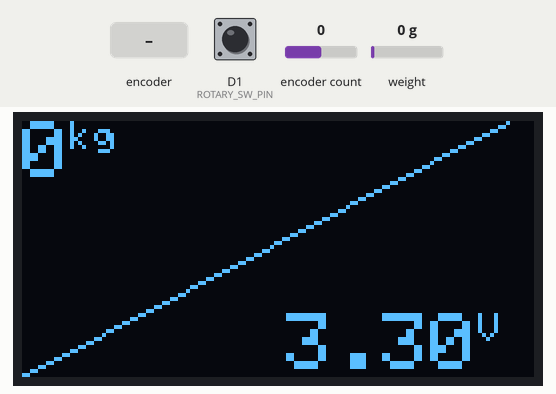
Simulated run of this sketch. Board: Arduino MKR. On the bench: 128×64 one-colour display. Inputs (shaded band) come from the test bench; at power-on: encoder count 0, weight on the scale 0 g, D1 (ROTARY_SW_PIN) HIGH. What the sketch prints to the serial monitor is not drawn.

Above: at 1.6 s.
1.7 s: rotary encoder on D1 (ROTARY_SW_PIN) / D7 (DT_PIN) turned 3 steps (first pin leading)
At 3.4 s:
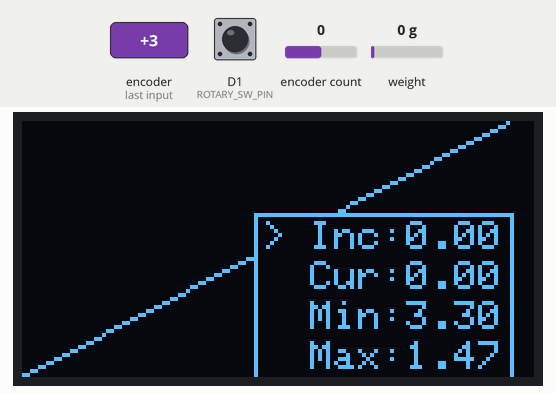
4.6 s: encoder count set to 1
At 7.4 s:
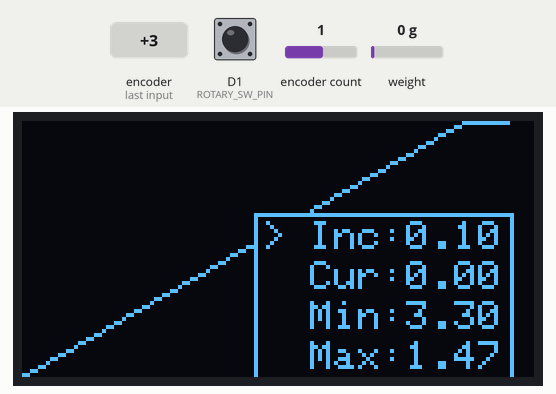
7.7 s: weight on the scale set to 1250 g
At 11.7 s:
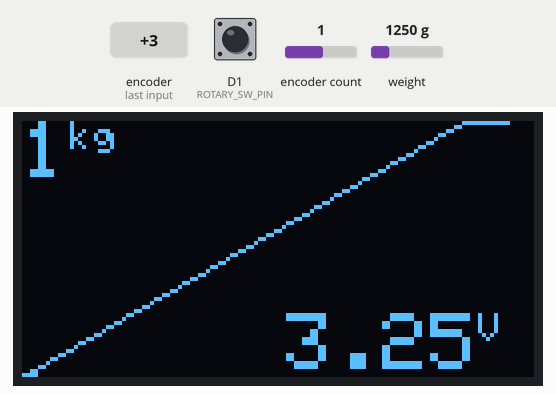
11.9 s: weight on the scale set to 100 g
At 13.0 s:
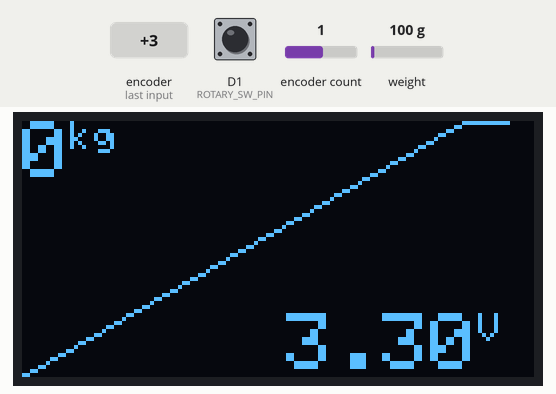
13.8 s: weight on the scale set to 2500 g
At 15.2 s:
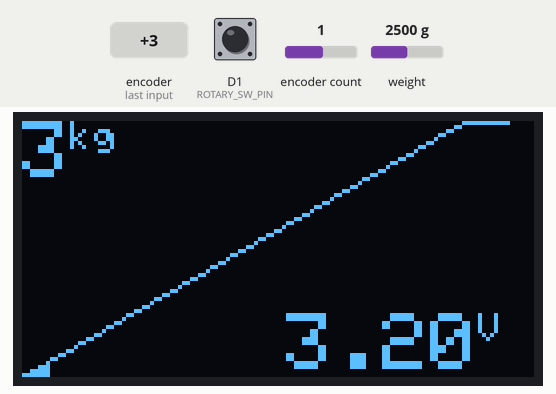
Timing chart, 0 to 16.8 s (numbered marks = the images above; inputs shaded):
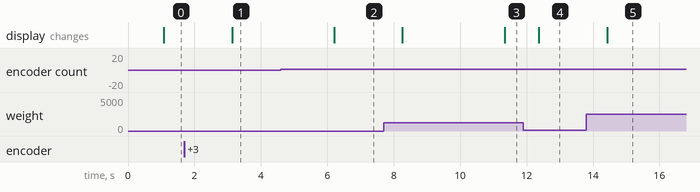

Measured:
- after the input at 1.7 s, the display: changes after 1.4 s (image 1)
- after the input at 4.6 s, the display: changes after 1.6 s (image 2)
- after the input at 7.7 s, the display: first changes after 0.56 s (image 3 shows a later state)
- after the input at 11.9 s, the display: changes after 0.47 s (image 4)
- after the input at 13.8 s, the display: changes after 0.62 s (image 5)

The sketch:

G29BS_V2_010_novos_fatores_calibracao.ino
```cpp
/*
  Programa: Simulador de Freio com Saída Analógica
  Autor: Renato Brant
  Data: 06/12/2024
  Versão: v2.010

  Histórico de Modificações:
  - v2.010: Atualizados os valores de calibração da célula de carga para maior precisão:
           Offset = -598930
           Fator de Calibração = -20442.525391.
           Manutenção da alta velocidade de leitura do sistema.
*/

#include <Wire.h>
#include <Adafruit_MCP4725.h>
#include <HX711.h>
#include <Adafruit_GFX.h>
#include <Adafruit_SSD1306.h>
#include <Encoder.h>
#include <FlashStorage.h>

// Definições dos pinos
#define DT_PIN 7
#define SCK_PIN 6
#define ROTARY_CLK_PIN 3
#define ROTARY_DT_PIN 2
#define ROTARY_SW_PIN 1
#define OLED_RESET -1

// Objetos para os periféricos
HX711 scale;
Adafruit_MCP4725 dac;
Adafruit_SSD1306 display(128, 64, &Wire, OLED_RESET);
Encoder rotaryEncoder(ROTARY_CLK_PIN, ROTARY_DT_PIN);

// Estrutura para armazenar configurações
struct Config {
  float maxVoltage;   // Tensão máxima ajustável
  float minVoltage;   // Tensão mínima ajustável
  float curveFactor;  // Inclinação da curva
  float curvature;    // Nível de curvatura (exponencial ou logarítmica)
};
FlashStorage(flashConfig, Config);  // Aloca espaço na memória flash

// Configurações iniciais padrão
float maxVoltage = 3.3;
float minVoltage = 1.47;
float curveFactor = 0.0;
float curvature = 0.0;
int lastEncoderPosition = 0;
bool buttonPressed = false;
int configMode = 0;  // 0 = Inclinação, 1 = Curvatura, 2 = Vmax, 3 = Vmin

// **Valores de calibração ajustados**
const float CALIBRATION_FACTOR = -20442.525391; // Atualizado
const long OFFSET = -598930;                    // Atualizado
float pressure = 0;

// Controle gráfico
const int GRAPH_WIDTH = 122;
const int GRAPH_HEIGHT = 64;

float outputVoltage = 0;

// Controle do menu de configurações
bool showConfigMenu = false;
unsigned long lastInteraction = 0;
const unsigned long CONFIG_TIMEOUT = 5000;

// Função: Configuração inicial do sistema
void setup() {
  Serial.begin(115200);
  Serial.println("Iniciando sistema...");

  scale.begin(DT_PIN, SCK_PIN);
  scale.set_offset(OFFSET);                // Aplica offset calibrado
  scale.set_scale(CALIBRATION_FACTOR);     // Aplica fator de calibração calibrado

  dac.begin(0x60);

  display.begin(SSD1306_SWITCHCAPVCC, 0x3C);
  display.clearDisplay();
  display.setTextSize(1);
  display.setTextColor(WHITE);
  display.display();

  pinMode(ROTARY_SW_PIN, INPUT_PULLUP);

  loadSettings();

  Serial.println("Sistema inicializado com sucesso!");
}

// Função: Laço principal do programa
void loop() {
  handleButtonPress();
  handleEncoderRotation();

  if (showConfigMenu && millis() - lastInteraction > CONFIG_TIMEOUT) {
    showConfigMenu = false;
    saveSettings();
    Serial.println("Configurações salvas automaticamente após inatividade.");
  }

  if (scale.is_ready()) {
    pressure = readPressure();
    updateDAC();
    updateDisplay();
  }
}

// Função: Lê o estado do botão do encoder
void handleButtonPress() {
  bool currentButtonState = digitalRead(ROTARY_SW_PIN) == LOW;
  if (currentButtonState && !buttonPressed) {
    if (!showConfigMenu) {
      showConfigMenu = true;
    } else {
      configMode = (configMode + 1) % 4;  // Inclinação, Curvatura, Vmax, Vmin
    }
    lastInteraction = millis();
  }
  buttonPressed = currentButtonState;
}

// Função: Lê o movimento do encoder e ajusta as configurações
void handleEncoderRotation() {
  if (showConfigMenu) {
    int newEncoderPosition = rotaryEncoder.read() / 2;
    if (newEncoderPosition != lastEncoderPosition) {
      int delta = newEncoderPosition - lastEncoderPosition;

      if (configMode == 0) {
        curveFactor += delta * 0.05;
        curveFactor = constrain(curveFactor, -2.0, 2.0);
      } else if (configMode == 1) {
        curvature += delta * 0.05;
        curvature = constrain(curvature, -2.0, 2.0);
      } else if (configMode == 2) {
        maxVoltage += delta * 0.05;
        maxVoltage = constrain(maxVoltage, 2.5, 3.3);
      } else if (configMode == 3) {
        minVoltage += delta * 0.05;
        minVoltage = constrain(minVoltage, 1.0, maxVoltage - 0.1);
      }

      lastEncoderPosition = newEncoderPosition;
      lastInteraction = millis();
    }
  }
}

// Função: Lê a pressão do sensor HX711
float readPressure() {
  float measuredPressure = scale.get_units(10); // Média de 10 leituras para suavização
  return constrain(measuredPressure, 0.0, 50.0);
}

// Função: Calcula e aplica a tensão ao DAC
void updateDAC() {
  float normalizedPressure = pressure / 50.0;
  normalizedPressure = constrain(normalizedPressure, 0.0, 1.0);

  float adjustedPressure = pow(normalizedPressure, (curvature < 0 ? 1.0 / (1.0 - curvature) : 1.0 + curvature));
  adjustedPressure = constrain(adjustedPressure * (1.0 + curveFactor), 0.0, 1.0);

  outputVoltage = minVoltage + (1.0 - adjustedPressure) * (maxVoltage - minVoltage);

  uint16_t dacOutput = (uint16_t)((outputVoltage / 3.3) * 4095);
  dac.setVoltage(dacOutput, false);
}

// Função: Atualiza o display OLED com os dados mais recentes
void updateDisplay() {
  display.clearDisplay();
  drawGraph();

  if (showConfigMenu) {
    display.fillRect(58, 23, 65, 50, BLACK);  // Fundo preto para o menu
    display.drawRect(58, 23, 65, 50, WHITE);  // Caixa ao redor do menu

    display.setTextSize(1);
    display.setCursor(60, 25);
    display.print(configMode == 0 ? "> Inc:" : "  Inc:");
    display.println(curveFactor, 2);

    display.setCursor(60, 35);
    display.print(configMode == 1 ? "> Cur:" : "  Cur:");
    display.println(curvature, 2);

    display.setCursor(60, 45);
    display.print(configMode == 2 ? "> Min:" : "  Min:");
    display.println(maxVoltage, 2);

    display.setCursor(60, 55);
    display.print(configMode == 3 ? "> Max:" : "  Max:");
    display.println(minVoltage, 2);
  } else {
    display.setCursor(0, 0);
    display.setTextSize(2);
    display.print(String(pressure, 0));
    display.setTextSize(1);
    display.print("kg");

    display.fillRect(66, 48, 58, 16, BLACK);
    display.setCursor(66, 48);
    display.setTextSize(2);
    display.print(String(outputVoltage, 2));
    display.setTextSize(1);
    display.print("V");
  }

  display.display();
}

// Função: Desenha o gráfico de curva no display
void drawGraph() {
  for (int x = 0; x < GRAPH_WIDTH; x++) {
    float rawPos = (float)x / GRAPH_WIDTH;
    float curveY = pow(rawPos, (curvature < 0 ? 1.0 / (1.0 - curvature) : 1.0 + curvature));
    float adjustedY = curveY * (1.0 + curveFactor);
    float voltage = minVoltage + adjustedY * (maxVoltage - minVoltage);
    float normalizedVoltage = (voltage - minVoltage) / (maxVoltage - minVoltage);
    int y = constrain(GRAPH_HEIGHT - (normalizedVoltage * GRAPH_HEIGHT), 0, GRAPH_HEIGHT - 1);

    display.drawPixel(x, y, WHITE);
    if (rawPos <= pressure / 50.0) {
      display.drawLine(x, GRAPH_HEIGHT - 1, x, y, WHITE);
    }
  }
}

// Função: Salva as configurações na memória flash
void saveSettings() {
  Config config = { maxVoltage, minVoltage, curveFactor, curvature };
  flashConfig.write(config);
  Serial.println("Configurações salvas na memória flash.");
}

// Função: Carrega as configurações da memória flash
void loadSettings() {
  Config config = flashConfig.read();
  maxVoltage = config.maxVoltage;
  minVoltage = config.minVoltage;
  curveFactor = config.curveFactor;
  curvature = config.curvature;

  if (maxVoltage < 2.5 || maxVoltage > 3.3) maxVoltage = 3.3;
  if (minVoltage < 1.0 || minVoltage >= maxVoltage) minVoltage = 1.47;
  if (curveFactor < -2.0 || curveFactor > 2.0) curveFactor = 0.0;
  if (curvature < -2.0 || curvature > 2.0) curvature = 0.0;

  Serial.print("Configurações carregadas: Vmax=");
  Serial.print(maxVoltage, 2);
  Serial.print("V, Vmin=");
  Serial.print(minVoltage, 2);
  Serial.print("V, Inclinação=");
  Serial.print(curveFactor, 2);
  Serial.print(", Curvatura=");
  Serial.println(curvature, 2);
}
```
